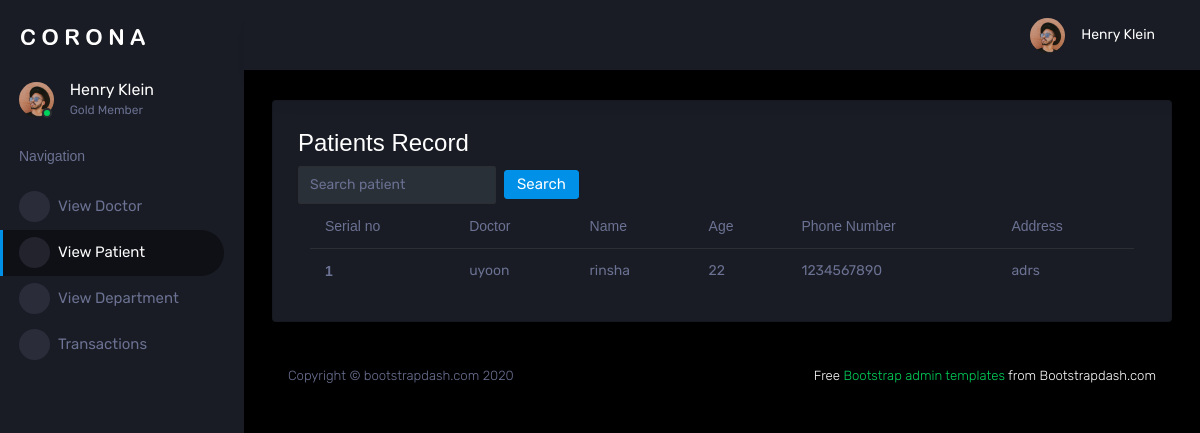
The page /view_patient (signed in) on the database its author committed.
### newapp/models.py (models this page shows)
class Booking(models.Model):
    patient = models.ForeignKey(Patient, on_delete=models.CASCADE)
    doctor = models.ForeignKey(Doctor, on_delete=models.CASCADE)
    doc_fee = models.IntegerField()
    booking_date = models.DateTimeField(auto_now_add=True)

class Doctor(models.Model):
    user = models.OneToOneField(Login,on_delete=models.CASCADE,related_name='doctor')
    dept = models.CharField(max_length=20)
    name = models.CharField(max_length=20)
    phone_number = models.CharField(max_length=10)
    fee = models.IntegerField()

class Patient(models.Model):
    user = models.OneToOneField(Login,on_delete=models.CASCADE,related_name='patients')
    name = models.CharField(max_length=20)
    age = models.IntegerField()
    gender = models.CharField(max_length=10)
    phone_number = models.CharField(max_length=10)
    address = models.TextField()

### newapp/admin_views.py (the view)
# urls.py: path('view_patient', admin_views.view_patient, name='view_patient'),
@login_required(login_url='login_view')
def view_patient(request):
    data = Booking.objects.all()
    patientFilter = PatientFilter(request.GET, queryset=data)
    data = patientFilter.qs
    context = {
        'data': data,
        'patientFilter': patientFilter
    }
    return render(request, 'admin/view_patient.html',context)

### template/admin/view_patient.html
{% extends "admin/admin_base.html" %}
{% block content %}
<h3>Patients Record</h3>
<div class="container">
  <div class="row">
    <form method="get" class="form-inline " style="float:right;">
      <div class="md-form my-0">
        {{patientFilter.form }}
      </div>
      <button class="btn btn-primary ml-2" type="submit">Search</button>
    </form>
  </div>
<table class="table">
  <thead>
    <tr>
      <th scope="col">Serial no</th>
      <th scope="col">Doctor</th>
      <th scope="col">Name</th>
      <th scope="col">Age</th>
      <th scope="col">Phone Number</th>
      <th scope="col">Address</th>
    </tr>
  </thead>
  <tbody>
  {% for i in data %}
    <tr>
      <th scope="row">{{ forloop.counter }}</th>
      <td>{{ i.doctor.name }}</td>
      <td>{{ i.patient.name }}</td>
        <td>{{ i.patient.age }}</td>
      <td>{{ i.patient.phone_number }}</td>
        <td>{{ i.patient.address }}</td>
    </tr>
  {% endfor %}
  </tbody>
</table>
{% endblock %}

### rows shown on the page
Booking: doctor.name "uyoon", patient.name "rinsha", patient.age "22", patient.phone_number "1234567890", patient.address "adrs"
